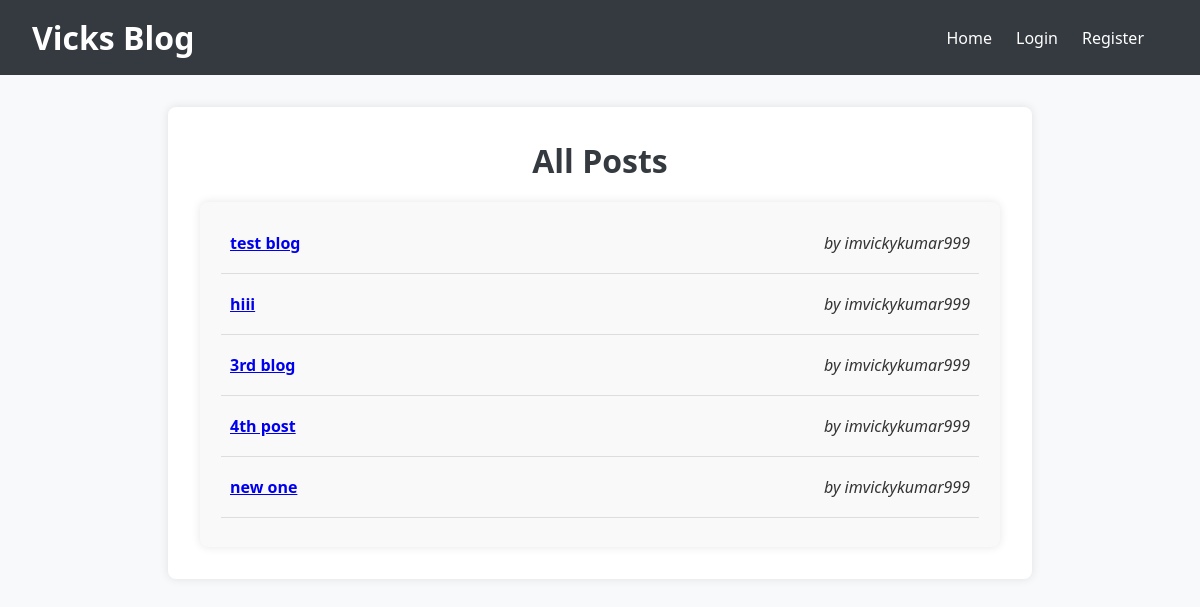
The page /blog/ on the database as committed earlier.
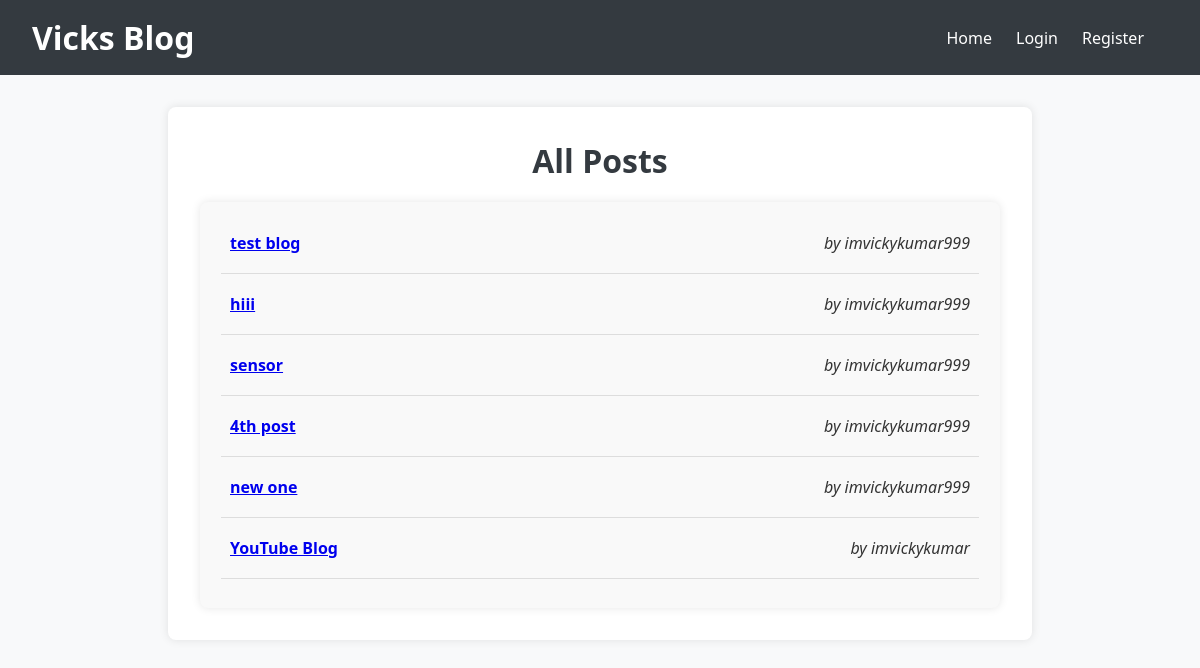
The same page on the database as committed later.
### blog/models.py (models this page shows, shortened)
class Post(models.Model):
    title = models.CharField(max_length=200)
    content = RichTextField()  # Use RichTextField for CKEditor
    created_at = models.DateTimeField(auto_now_add=True)
    updated_at = models.DateTimeField(auto_now=True)
    image = models.ImageField(upload_to='blog_images/', blank=True, null=True)
    author = models.ForeignKey(User, on_delete=models.CASCADE)

### blog/views.py (the view)
# urls.py: path('', views.home, name='home'),
def home(request):
    posts = Post.objects.all()
    return render(request, 'blog/home.html', {'posts': posts})

### blog/templates/blog/home.html (shortened to what this page needs)
{% extends "blog/base_generic.html" %}
{% block content %}
<h2 class="posts-title">All Posts</h2>
<div class="posts-container">
    <table class="posts-table">
        {% for post in posts %}
        <tr>
            <td class="post-title"><a href="{% url 'post_detail' post.pk %}">{{ post.title }}</a></td>
            <td class="post-author">by {{ post.author.username }}</td>
        </tr>
        <tr>
            <td colspan="2"><hr class="post-divider"></td>
        </tr>
        {% endfor %}
    </table>
</div>
{% endblock %}

Rows that differ between the two databases and show on the page:
changed Post: title "3rd blog" → "sensor"
added Post: title "YouTube Blog", author.username "imvickykumar"
